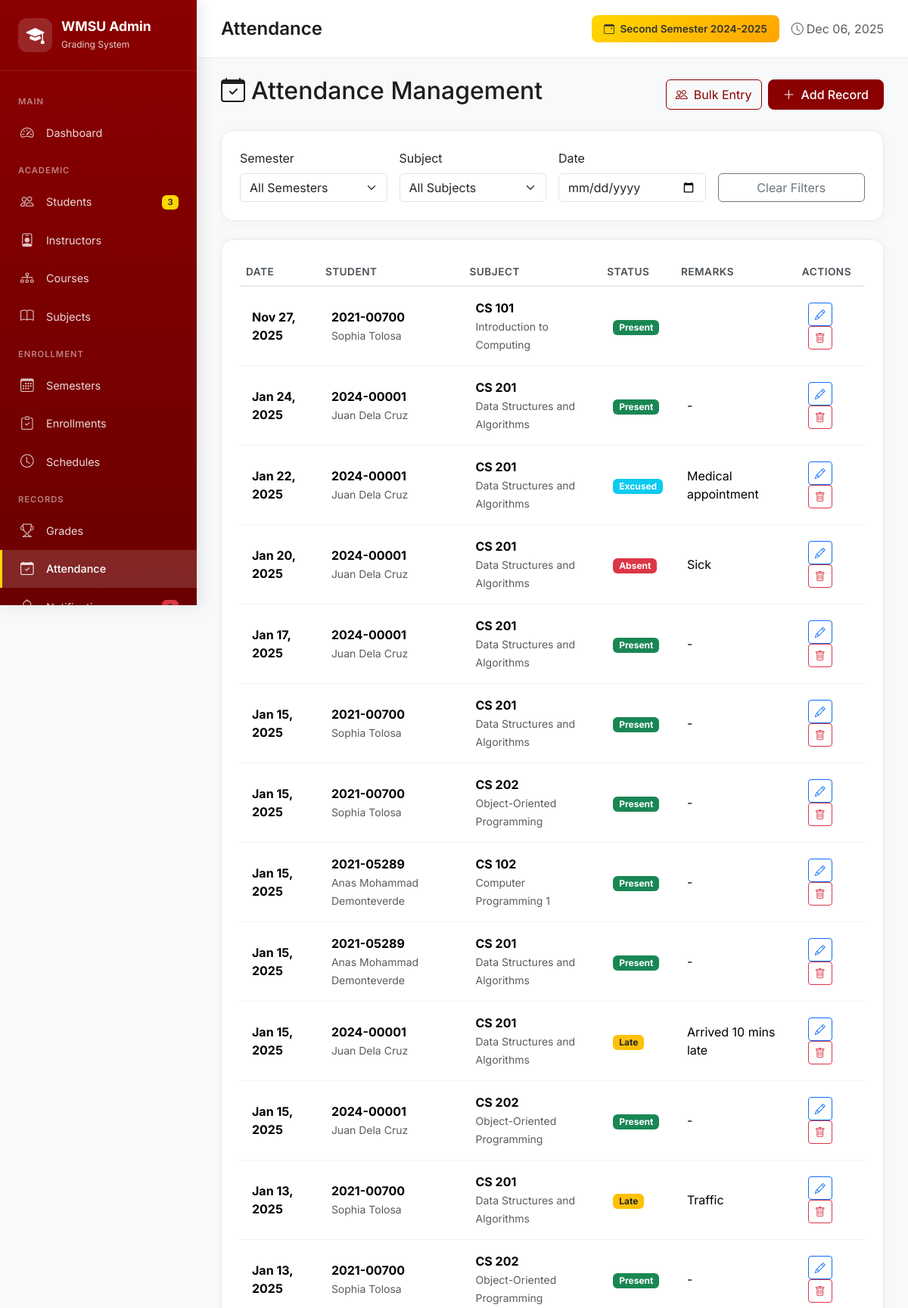
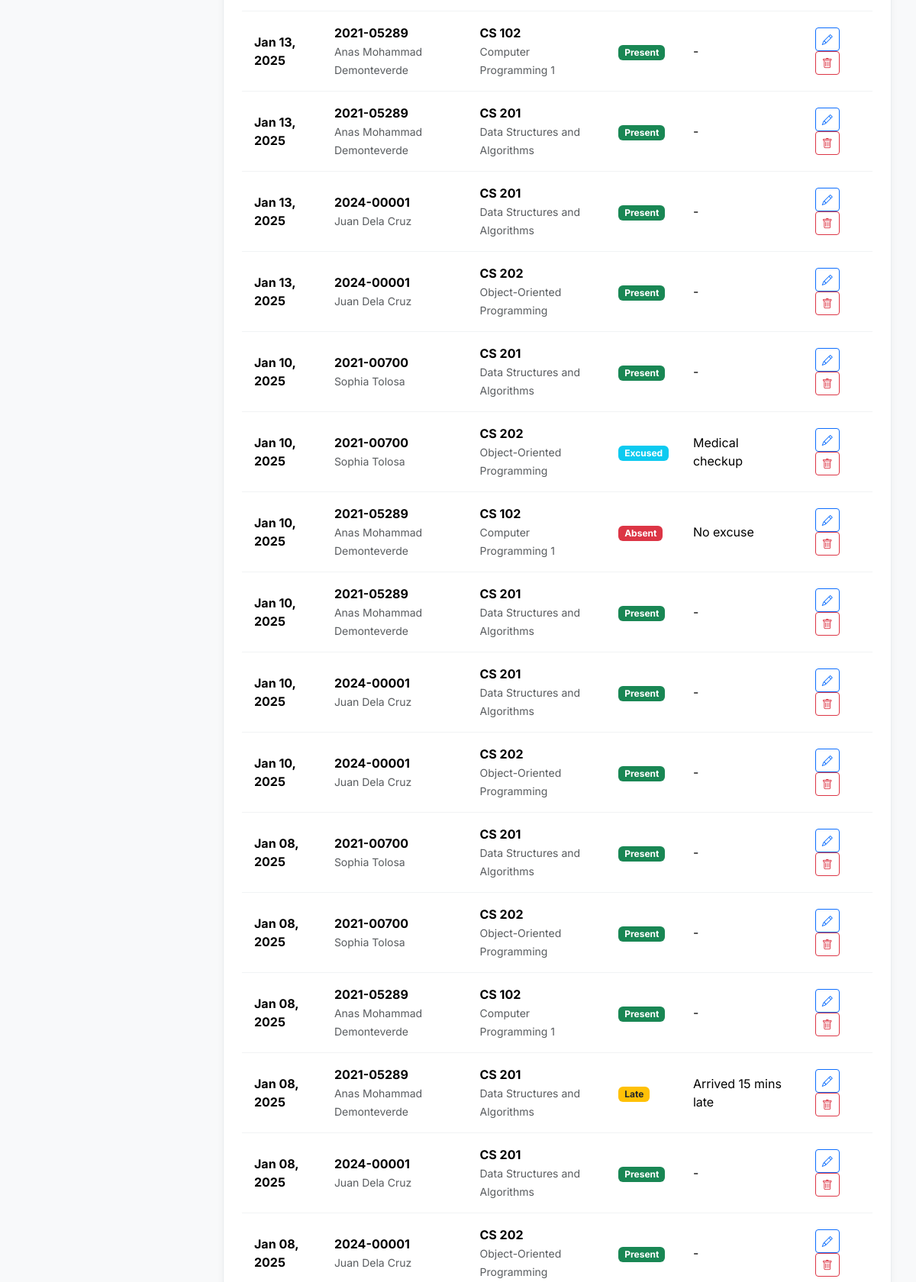
The app's page /admin/index.php?page=attendance (signed in, upper part) with its own data (2 pictures, top to bottom).
### tables this page shows
CREATE TABLE `semesters` (
  `id` int(11) NOT NULL,
  `name` varchar(100) NOT NULL,
  `academic_year` varchar(20) NOT NULL,
  `semester_number` int(11) NOT NULL,
  `start_date` date DEFAULT NULL,
  `end_date` date DEFAULT NULL,
  `is_current` tinyint(1) DEFAULT 0,
  `created_at` timestamp NOT NULL DEFAULT current_timestamp()
);

CREATE TABLE `attendance` (
  `id` int(11) NOT NULL,
  `student_id` int(11) NOT NULL,
  `subject_id` int(11) NOT NULL,
  `semester_id` int(11) NOT NULL,
  `date` date NOT NULL,
  `status` enum('present','absent','late','excused') NOT NULL,
  `remarks` text DEFAULT NULL,
  `created_at` timestamp NOT NULL DEFAULT current_timestamp()
);

CREATE TABLE `students` (
  `id` int(11) NOT NULL,
  `student_id` varchar(20) NOT NULL,
  `email` varchar(255) NOT NULL,
  `password` varchar(255) NOT NULL,
  `first_name` varchar(100) NOT NULL,
  `last_name` varchar(100) NOT NULL,
  `middle_name` varchar(100) DEFAULT NULL,
  `course` varchar(20) DEFAULT NULL,
  `year_level` int(11) DEFAULT 1,
  `section` varchar(20) DEFAULT NULL,
  `contact_number` varchar(20) DEFAULT NULL,
  `address` text DEFAULT NULL,
  `profile_image` varchar(500) DEFAULT NULL,
  `status` enum('active','inactive','graduated','dropped') DEFAULT 'active',
  `created_at` timestamp NOT NULL DEFAULT current_timestamp(),
  `updated_at` timestamp NOT NULL DEFAULT current_timestamp() ON UPDATE current_timestamp()
);

CREATE TABLE `subjects` (
  `id` int(11) NOT NULL,
  `code` varchar(20) NOT NULL,
  `name` varchar(255) NOT NULL,
  `description` text DEFAULT NULL,
  `units` int(11) NOT NULL DEFAULT 3,
  `lecture_hours` int(11) DEFAULT 0,
  `lab_hours` int(11) DEFAULT 0,
  `instructor_id` int(11) DEFAULT NULL,
  `created_at` timestamp NOT NULL DEFAULT current_timestamp()
);

### admin/pages/attendance.php (the view, shortened to what this page needs)
<?php
$selectedDate = $_GET['date'] ?? '';
$sql = "
    SELECT a.*,
           st.student_id as student_number, st.first_name, st.last_name,
           sub.code as subject_code, sub.name as subject_name,
           sem.name as semester_name, sem.academic_year
    FROM attendance a
    JOIN students st ON a.student_id = st.id
    JOIN subjects sub ON a.subject_id = sub.id
    JOIN semesters sem ON a.semester_id = sem.id
    WHERE 1=1
";
$params = [];
$sql .= " ORDER BY a.date DESC, st.student_id ASC";
$stmt = $db->prepare($sql);
$stmt->execute($params);
$attendance = $stmt->fetchAll();
?>
<div class="d-flex justify-content-between align-items-center mb-4">
    <h2><i class="bi bi-calendar-check me-2"></i>Attendance Management</h2>
    <div class="d-flex gap-2">
        <button class="btn btn-outline-wmsu" data-bs-toggle="modal" data-bs-target="#bulkAttendanceModal">
            <i class="bi bi-people me-2"></i>Bulk Entry
        </button>
        <button class="btn btn-wmsu" data-bs-toggle="modal" data-bs-target="#addAttendanceModal">
            <i class="bi bi-plus-lg me-2"></i>Add Record
        </button>
    </div>
</div>
<div class="card mb-4">
    <div class="card-body">
        <form method="GET" class="row g-3">
            <div class="col-md-3">
                <label class="form-label">Semester</label>
                <select name="semester" class="form-select" onchange="this.form.submit()">
                    <option value="">All Semesters</option>
                </select>
            </div>
            <div class="col-md-3">
                <label class="form-label">Subject</label>
                <select name="subject" class="form-select" onchange="this.form.submit()">
                    <option value="">All Subjects</option>
                </select>
            </div>
            <div class="col-md-3">
                <label class="form-label">Date</label>
                <input type="date" name="date" class="form-control" value="<?= htmlspecialchars($selectedDate) ?>" onchange="this.form.submit()">
            </div>
            <div class="col-md-3 d-flex align-items-end">
                <a href="?page=attendance" class="btn btn-outline-secondary w-100">Clear Filters</a>
            </div>
        </form>
    </div>
</div>
<div class="card">
    <div class="card-body">
        <div class="table-responsive">
            <table class="table table-hover">
                <thead>
                    <tr>
                        <th>Date</th>
                        <th>Student</th>
                        <th>Subject</th>
                        <th>Status</th>
                        <th>Remarks</th>
                        <th>Actions</th>
                    </tr>
                </thead>
                <tbody>
                    <?php foreach ($attendance as $record): ?>
                    <tr>
                        <td><strong><?= date('M d, Y', strtotime($record['date'])) ?></strong></td>
                        <td>
                            <strong><?= htmlspecialchars($record['student_number']) ?></strong><br>
                            <small class="text-muted"><?= htmlspecialchars($record['first_name'] . ' ' . $record['last_name']) ?></small>
                        </td>
                        <td>
                            <strong><?= htmlspecialchars($record['subject_code']) ?></strong><br>
                            <small class="text-muted"><?= htmlspecialchars($record['subject_name']) ?></small>
                        </td>
                        <td>
                            <span class="badge <?=
                                $record['status'] === 'present' ? 'bg-success' :
                                ($record['status'] === 'absent' ? 'bg-danger' :
                                ($record['status'] === 'late' ? 'bg-warning text-dark' : 'bg-info'))
                            ?>">
                                <?= ucfirst($record['status']) ?>
                            </span>
                        </td>
                        <td><?= htmlspecialchars($record['remarks'] ?? '-') ?></td>
                        <td>
                            <button class="btn btn-sm btn-outline-primary" onclick='editAttendance(<?= json_encode($record) ?>)'>
                                <i class="bi bi-pencil"></i>
                            </button>
                            <button class="btn btn-sm btn-outline-danger" onclick="deleteAttendance(<?= $record['id'] ?>)">
                                <i class="bi bi-trash"></i>
                            </button>
                        </td>
                    </tr>
                    <?php endforeach; ?>
                </tbody>
            </table>
        </div>
    </div>
</div>

### admin/index.php (shortened to what this page needs)
<?php
$isLoggedIn = isset($_SESSION['admin_logged_in']) && $_SESSION['admin_logged_in'] === true;
$page = $_GET['page'] ?? 'dashboard';
$db = null;
$stats = [];
if ($isLoggedIn) {
    try {
        $db = getConnection();
        $stats['students'] = $db->query("SELECT COUNT(*) as count FROM students")->fetch()['count'];
        $stats['active_students'] = $db->query("SELECT COUNT(*) as count FROM students WHERE status = 'active'")->fetch()['count'];
        $stats['subjects'] = $db->query("SELECT COUNT(*) as count FROM subjects")->fetch()['count'];
        $stats['instructors'] = $db->query("SELECT COUNT(*) as count FROM instructors")->fetch()['count'];
        $stats['enrollments'] = $db->query("SELECT COUNT(*) as count FROM enrollments WHERE status = 'enrolled'")->fetch()['count'];
        $stats['grades'] = $db->query("SELECT COUNT(*) as count FROM grades WHERE final_grade IS NOT NULL")->fetch()['count'];
        $stats['semesters'] = $db->query("SELECT COUNT(*) as count FROM semesters")->fetch()['count'];
        $stats['courses'] = $db->query("SELECT COUNT(*) as count FROM courses")->fetch()['count'];
        $stats['unread_notifications'] = $db->query("SELECT COUNT(*) as count FROM notifications WHERE read_at IS NULL")->fetch()['count'];
        $currentSemester = $db->query("SELECT * FROM semesters WHERE is_current = 1 LIMIT 1")->fetch();
    } catch (Exception $e) {
        $dbError = $e->getMessage();
    }
}
?>
<!DOCTYPE html>
<html lang="en">
<head>
    <link href="https://cdn.jsdelivr.net/npm/bootstrap@5.3.2/dist/css/bootstrap.min.css" rel="stylesheet">
    <link href="https://cdn.jsdelivr.net/npm/bootstrap-icons@1.11.1/font/bootstrap-icons.css" rel="stylesheet">
</head>
<body>
    <?php if (!$isLoggedIn): ?>
    <div class="login-container">
        <div class="login-card">
            <div class="text-center">
                <div class="logo-icon"><i class="bi bi-mortarboard-fill"></i></div>
                <h3>WMSU Grading System</h3>
                <p class="text-muted mb-4">Admin Dashboard</p>
            </div>
            <?php if (isset($loginError)): ?>
            <div class="alert alert-danger"><?= htmlspecialchars($loginError) ?></div>
            <?php endif; ?>
            <form method="POST">
                <div class="mb-4">
                    <label class="form-label fw-semibold">Admin Password</label>
                    <input type="password" name="password" class="form-control form-control-lg" placeholder="Enter password" required autofocus>
                </div>
                <button type="submit" name="admin_login" class="btn btn-wmsu btn-lg w-100">
                    <i class="bi bi-box-arrow-in-right me-2"></i>Login
                </button>
            </form>
            <p class="text-muted text-center mt-4 mb-0">
                <small><i class="bi bi-info-circle me-1"></i>Default password: admin123</small>
            </p>
        </div>
    </div>
    <?php else: ?>
    <div class="sidebar">
        <div class="sidebar-brand">
            <div class="sidebar-brand-icon"><i class="bi bi-mortarboard-fill"></i></div>
            <div>
                <h4>WMSU Admin</h4>
                <small>Grading System</small>
            </div>
        </div>
        <nav class="sidebar-nav">
            <div class="nav-section">Main</div>
            <a class="nav-link <?= $page === 'dashboard' ? 'active' : '' ?>" href="?page=dashboard">
                <i class="bi bi-speedometer2"></i> Dashboard
            </a>
            <div class="nav-section">Academic</div>
            <a class="nav-link <?= $page === 'students' ? 'active' : '' ?>" href="?page=students">
                <i class="bi bi-people"></i> Students
                <span class="badge"><?= $stats['active_students'] ?? 0 ?></span>
            </a>
            <a class="nav-link <?= $page === 'instructors' ? 'active' : '' ?>" href="?page=instructors">
                <i class="bi bi-person-badge"></i> Instructors
            </a>
            <a class="nav-link <?= $page === 'courses' ? 'active' : '' ?>" href="?page=courses">
                <i class="bi bi-diagram-3"></i> Courses
            </a>
            <a class="nav-link <?= $page === 'subjects' ? 'active' : '' ?>" href="?page=subjects">
                <i class="bi bi-book"></i> Subjects
            </a>
            <div class="nav-section">Enrollment</div>
            <a class="nav-link <?= $page === 'semesters' ? 'active' : '' ?>" href="?page=semesters">
                <i class="bi bi-calendar3"></i> Semesters
            </a>
            <a class="nav-link <?= $page === 'enrollments' ? 'active' : '' ?>" href="?page=enrollments">
                <i class="bi bi-clipboard-check"></i> Enrollments
            </a>
            <a class="nav-link <?= $page === 'schedules' ? 'active' : '' ?>" href="?page=schedules">
                <i class="bi bi-clock"></i> Schedules
            </a>
            <div class="nav-section">Records</div>
            <a class="nav-link <?= $page === 'grades' ? 'active' : '' ?>" href="?page=grades">
                <i class="bi bi-trophy"></i> Grades
            </a>
            <a class="nav-link <?= $page === 'attendance' ? 'active' : '' ?>" href="?page=attendance">
                <i class="bi bi-calendar-check"></i> Attendance
            </a>
            <a class="nav-link <?= $page === 'notifications' ? 'active' : '' ?>" href="?page=notifications">
                <i class="bi bi-bell"></i> Notifications
                <?php if (($stats['unread_notifications'] ?? 0) > 0): ?>
                <span class="badge bg-danger"><?= $stats['unread_notifications'] ?></span>
                <?php endif; ?>
            </a>
        </nav>
    </div>
    <div class="main-content">
        <div class="content-header">
            <h4>
                <?php
                $pageTitles = [
                    'dashboard' => 'Dashboard', 'students' => 'Students', 'instructors' => 'Instructors',
                    'courses' => 'Courses', 'subjects' => 'Subjects', 'semesters' => 'Semesters',
                    'enrollments' => 'Enrollments', 'schedules' => 'Schedules', 'grades' => 'Grades',
                    'attendance' => 'Attendance', 'notifications' => 'Notifications',
                ];
                echo $pageTitles[$page] ?? 'Dashboard';
                ?>
            </h4>
            <div class="d-flex align-items-center gap-3">
                <?php if ($currentSemester): ?>
                <span class="semester-badge">
                    <i class="bi bi-calendar-event me-1"></i>
                    <?= htmlspecialchars($currentSemester['name'] . ' ' . $currentSemester['academic_year']) ?>
                </span>
                <?php endif; ?>
                <span class="text-muted"><i class="bi bi-clock me-1"></i><?= date('M d, Y') ?></span>
            </div>
        </div>
        <div class="content-body">
            <?php
            switch ($page) {
                case 'attendance': include 'pages/attendance.php'; break;
                    ?>
                    <?php break;
            }
            ?>
        </div>
    </div>
    <?php endif; ?>
</body>
</html>

### records on screen
semesters: name+academic_year "Second Semester 2024-2025"
attendance: date "Nov 27, 2025", student.student_id "2021-00700", student.last_name "Sophia Tolosa", subject.code "CS 101", subject.name "Introduction to Computing", status "Present"
attendance: date "Jan 24, 2025", student.student_id "2024-00001", student.last_name "Juan Dela Cruz", subject.code "CS 201", subject.name "Data Structures and Algorithms", status "Present", remarks "-"
attendance: date "Jan 22, 2025", student.student_id "2024-00001", student.last_name "Juan Dela Cruz", subject.code "CS 201", subject.name "Data Structures and Algorithms", status "Excused", remarks "Medical appointment"
attendance: date "Jan 20, 2025", student.student_id "2024-00001", student.last_name "Juan Dela Cruz", subject.code "CS 201", subject.name "Data Structures and Algorithms", status "Absent", remarks "Sick"
attendance: date "Jan 17, 2025", student.student_id "2024-00001", student.last_name "Juan Dela Cruz", subject.code "CS 201", subject.name "Data Structures and Algorithms", status "Present", remarks "-"
attendance: date "Jan 15, 2025", student.student_id "2021-00700", student.last_name "Sophia Tolosa", subject.code "CS 201", subject.name "Data Structures and Algorithms", status "Present", remarks "-"
attendance: date "Jan 15, 2025", student.student_id "2021-00700", student.last_name "Sophia Tolosa", subject.code "CS 202", subject.name "Object-Oriented Programming", status "Present", remarks "-"
attendance: date "Jan 15, 2025", student.student_id "2021-05289", student.last_name "Anas Mohammad Demonteverde", subject.code "CS 102", subject.name "Computer Programming 1", status "Present", remarks "-"
attendance: date "Jan 15, 2025", student.student_id "2021-05289", student.last_name "Anas Mohammad Demonteverde", subject.code "CS 201", subject.name "Data Structures and Algorithms", status "Present", remarks "-"
attendance: date "Jan 15, 2025", student.student_id "2024-00001", student.last_name "Juan Dela Cruz", subject.code "CS 201", subject.name "Data Structures and Algorithms", status "Late", remarks "Arrived 10 mins late"
attendance: date "Jan 15, 2025", student.student_id "2024-00001", student.last_name "Juan Dela Cruz", subject.code "CS 202", subject.name "Object-Oriented Programming", status "Present", remarks "-"
attendance: date "Jan 13, 2025", student.student_id "2021-00700", student.last_name "Sophia Tolosa", subject.code "CS 201", subject.name "Data Structures and Algorithms", status "Late", remarks "Traffic"
attendance: date "Jan 13, 2025", student.student_id "2021-00700", student.last_name "Sophia Tolosa", subject.code "CS 202", subject.name "Object-Oriented Programming", status "Present", remarks "-"
attendance: date "Jan 13, 2025", student.student_id "2021-05289", student.last_name "Anas Mohammad Demonteverde", subject.code "CS 102", subject.name "Computer Programming 1", status "Present", remarks "-"
attendance: date "Jan 13, 2025", student.student_id "2021-05289", student.last_name "Anas Mohammad Demonteverde", subject.code "CS 201", subject.name "Data Structures and Algorithms", status "Present", remarks "-"
attendance: date "Jan 13, 2025", student.student_id "2024-00001", student.last_name "Juan Dela Cruz", subject.code "CS 201", subject.name "Data Structures and Algorithms", status "Present", remarks "-"
attendance: date "Jan 13, 2025", student.student_id "2024-00001", student.last_name "Juan Dela Cruz", subject.code "CS 202", subject.name "Object-Oriented Programming", status "Present", remarks "-"
attendance: date "Jan 10, 2025", student.student_id "2021-00700", student.last_name "Sophia Tolosa", subject.code "CS 201", subject.name "Data Structures and Algorithms", status "Present", remarks "-"
attendance: date "Jan 10, 2025", student.student_id "2021-00700", student.last_name "Sophia Tolosa", subject.code "CS 202", subject.name "Object-Oriented Programming", status "Excused", remarks "Medical checkup"
attendance: date "Jan 10, 2025", student.student_id "2021-05289", student.last_name "Anas Mohammad Demonteverde", subject.code "CS 102", subject.name "Computer Programming 1", status "Absent", remarks "No excuse"
attendance: date "Jan 10, 2025", student.student_id "2021-05289", student.last_name "Anas Mohammad Demonteverde", subject.code "CS 201", subject.name "Data Structures and Algorithms", status "Present", remarks "-"
attendance: date "Jan 10, 2025", student.student_id "2024-00001", student.last_name "Juan Dela Cruz", subject.code "CS 201", subject.name "Data Structures and Algorithms", status "Present", remarks "-"
attendance: date "Jan 10, 2025", student.student_id "2024-00001", student.last_name "Juan Dela Cruz", subject.code "CS 202", subject.name "Object-Oriented Programming", status "Present", remarks "-"
attendance: date "Jan 08, 2025", student.student_id "2021-00700", student.last_name "Sophia Tolosa", subject.code "CS 201", subject.name "Data Structures and Algorithms", status "Present", remarks "-"
attendance: date "Jan 08, 2025", student.student_id "2021-00700", student.last_name "Sophia Tolosa", subject.code "CS 202", subject.name "Object-Oriented Programming", status "Present", remarks "-"
attendance: date "Jan 08, 2025", student.student_id "2021-05289", student.last_name "Anas Mohammad Demonteverde", subject.code "CS 102", subject.name "Computer Programming 1", status "Present", remarks "-"
attendance: date "Jan 08, 2025", student.student_id "2021-05289", student.last_name "Anas Mohammad Demonteverde", subject.code "CS 201", subject.name "Data Structures and Algorithms", status "Late", remarks "Arrived 15 mins late"
attendance: date "Jan 08, 2025", student.student_id "2024-00001", student.last_name "Juan Dela Cruz", subject.code "CS 201", subject.name "Data Structures and Algorithms", status "Present", remarks "-"
attendance: date "Jan 08, 2025", student.student_id "2024-00001", student.last_name "Juan Dela Cruz", subject.code "CS 202", subject.name "Object-Oriented Programming", status "Present", remarks "-"

### other values on screen
$stats['active_students'] "3"
$pageTitles[$page] "Attendance"
